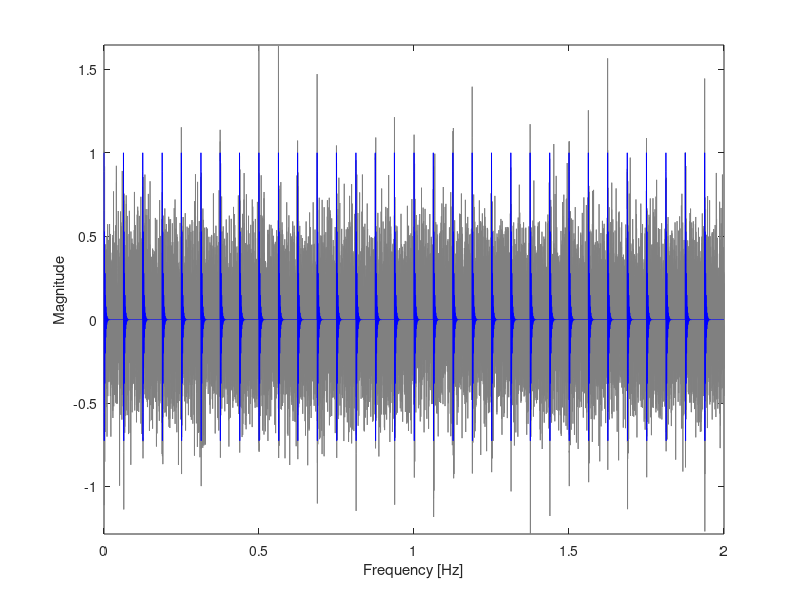
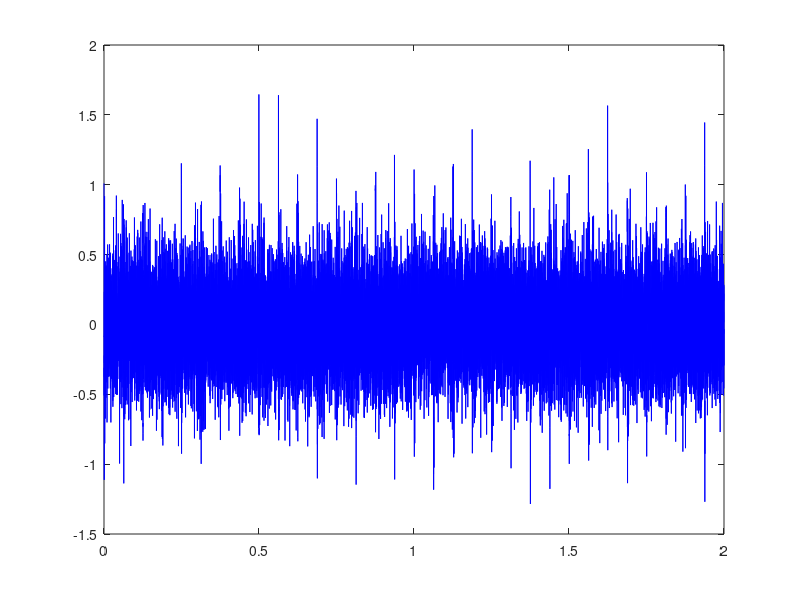

Write the MATLAB code that produced these figures, in order. (Note: this script raises an error after producing the figures.)
%% Slip_Simulated_Signal_Analysis

clear
close all
clc

%% Two fault modes with common resonant frequency
fr1=3;  % convolution freq.
a1=1;    % amplitude for sig1;
fn1=625; % resonant freq.
zeta=400; % decaying rate
T1=1/16;  % fault frequency for sig1;
fs=10000;  % sampling freq.
N=200;
% Generating the signal
t1=0:1/fs:T1;
sig_1=(a1*exp(-zeta*t1).*cos(2*pi*fn1*t1));  % single impulse

t=0:1/fs:2;
sig0=zeros(size(t));
for i=1:fix(t(end)/T1)
    if i==1 || i==fix(t(end)/T1)
        inde=max(find(t<=T1*(i-1)));
    else
        inde=max(find(t<=T1*(i-1)+(rand(1)-0.5)*2*1/100*T1));
%         inde=max(find(t<=T1*(i-1)+dd(mod(round(rand(1)*10),3)+1)*13/100*T1));
%         inde=max(find(t<=T1*(i-1)+dd(randperm(3,1))*0.75/100*T1));
    end
    sig0(inde:inde+length(sig_1)-1)=sig_1;
end
% sig1=(cos(2*pi*fr1*t)+1).*sig0;  % fault signal 1
sig1=sig0;
sig=awgn(sig1,-8,'measured');
% figure,plot(t,sig,'b')
figure,plot(t,sig,'color',0.5*[1 1 1])
hold on
plot(t,sig1,'b-')
axis tight
xlim([0 2])
xlabel('time [s]'),ylabel('Amplitude')
% frequency analysis
pp=abs(fft(sig))/length(sig)*2;
pp(1)=0;
ff=(0:length(pp)-1)/length(pp)*fs;
n1=floor(length(pp)/2);
%figure,plot(ff(1:n1),pp(1:n1),'b')
% xlim([400 1000])
xlabel('Frequency [Hz]'),ylabel('Magnitude')
x=sig;

t=t(1:length(t)-1);
x=x(1:length(x)-1);
figure,plot(t,x,'b')

%% TQWT test
Q = 3; r = 3; J = 15;     % High Q-factor wavelet transform
w = tqwt(x,Q,r,J);              % TQWT
y = itqwt(w,Q,r,length(x));             % Inverse TQWT
figure,plot(x,'b');
hold on
plot(y,'r--');
plot(y-x,'g')

J1 = 1; J2 = J;
figure, clf
PlotWavelets(N,Q,r,J1,J2);
% PlotWavelets(500,Q,r,3,3);
% xlabel('采样时间')
% ylabel('幅值')
% title('Q=3,r=3')
% xlim([150,350])
figure,
PlotFreqResps(Q, r, J)
xlim([0.1,0.5])
%% TQWT denoising
load x;
x=x(1:20000);
xzero=zeros(size(x));
soft = @(x, T) max(1 - T./abs(x), 0) .* x;
N=length(x);
Q = 3; r = 3; J = 15; % High Q-factor wavelet transform
Jtext=computeJmax(N,Q,r);
J=min(15,Jtext);
[wlets, now] = ComputeWavelets(N,Q,r,J,'radix2');
w = tqwt(x,Q,r,J);              % TQWT
wzero = tqwt(xzero,Q,r,J);      %follow sig

norm_w=w{1}/now(1);      %guiyihua
for i=2:length(now);
    norm_w=[norm_w(:);w{i}(:)/now(i)];
end

%% definition of the threshold
thres=mean(norm_w)+std(norm_w)*2;
% thres=thselect(norm_w,'minimaxi'); % 'heursure','sqtwolog','minimaxi','rigrsure'
%% wavelet coefficient 
for i=1:length(now)
    wzero{i}=soft(w{i},thres*now(i));
end 

%% inverse TQWT and obtain the denoised result
y = itqwt(wzero,Q,r,length(x));  
                                  %figure,plot(y)      reconstrust sig
                                  %figure,plot(sig0(1:length(y)),'b')
figure,plot(y)


blp=abs(fft(abs(hilbert(y))))/length(y)*2;
                                  %figure,plot(blp)
blp(1)=0;
pl=(0:length(y)-1)/length(y)*fs;
figure,plot(pl(1:round(length(y)/2)),blp(1:round(length(y)/2)),'b')